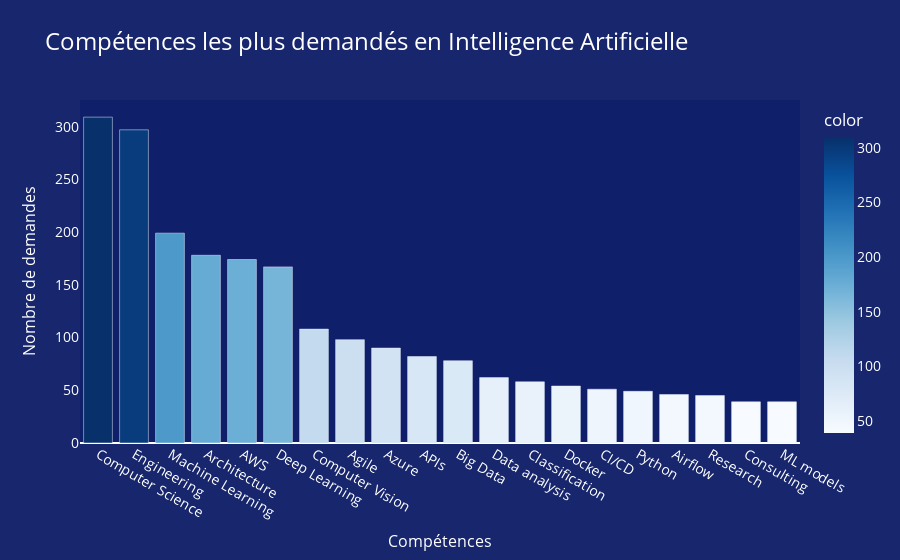

Source (notebook cell):
### Code cell
# Import plotly express
import plotly.express as px

number_of_line = 20
skills = ai_skills.head(number_of_line)['Skill']
jobs_counts = ai_skills.head(number_of_line)['Job Count']

# Create the bar chart
skills_fig = px.bar(
    x=skills, 
    y=jobs_counts, 
    labels={'x': 'Compétences', 'y': 'Nombre de demandes'}, title='Compétences les plus demandés en Intelligence Artificielle',
    color=jobs_counts,
    color_continuous_scale='Blues'
)


# Customize the layout
skills_fig.update_layout(
    title_font=dict(size=24),
    xaxis=dict(title_font=dict(size=16)),
    yaxis=dict(title_font=dict(size=16)),
    font=dict(size=14),
    font_color='white',
    plot_bgcolor='#101F6A',
    paper_bgcolor='#17266D',
    xaxis_showgrid=False,
    yaxis_showgrid=False
)

# Show the plot in notebook
skills_fig.show()

### Figure 1 — Plotly figure (JSON) as saved in the notebook; plotly's stock layout.template omitted (floating-point values rounded to 4 significant figures)
{"data": [{"alignmentgroup": "True", "hovertemplate": "Compétences=%{x}<br>Nombre de demandes=%{y}<br>color=%{marker.color}<extra></extra>", "legendgroup": "", "marker": {"color": [309, 297, 199, 178, 174, 167, 108, 98, 90, 82, 78, 62, 58, 54, 51, 49, 46, 45, 39, 39], "coloraxis": "coloraxis", "pattern": {"shape": ""}}, "name": "", "offsetgroup": "", "orientation": "v", "showlegend": false, "textposition": "auto", "type": "bar", "x": ["Computer Science", "Engineering", "Machine Learning", "Architecture", "AWS", "Deep Learning", "Computer Vision", "Agile", "Azure", "APIs", "Big Data", "Data analysis", "Classification", "Docker", "CI/CD", "Python", "Airflow", "Research", "Consulting", "ML models"], "xaxis": "x", "y": [309, 297, 199, 178, 174, 167, 108, 98, 90, 82, 78, 62, 58, 54, 51, 49, 46, 45, 39, 39], "yaxis": "y"}], "layout": {"barmode": "relative", "coloraxis": {"colorbar": {"title": {"text": "color"}}, "colorscale": [[0, "rgb(247,251,255)"], [0.125, "rgb(222,235,247)"], [0.25, "rgb(198,219,239)"], [0.375, "rgb(158,202,225)"], [0.5, "rgb(107,174,214)"], [0.625, "rgb(66,146,198)"], [0.75, "rgb(33,113,181)"], [0.875, "rgb(8,81,156)"], [1, "rgb(8,48,107)"]]}, "font": {"color": "white", "size": 14}, "legend": {"tracegroupgap": 0}, "paper_bgcolor": "#17266D", "plot_bgcolor": "#101F6A", "title": {"font": {"size": 24}, "text": "Compétences les plus demandés en Intelligence Artificielle"}, "xaxis": {"anchor": "y", "domain": [0, 1], "showgrid": false, "title": {"font": {"size": 16}, "text": "Compétences"}}, "yaxis": {"anchor": "x", "domain": [0, 1], "showgrid": false, "title": {"font": {"size": 16}, "text": "Nombre de demandes"}}}}
